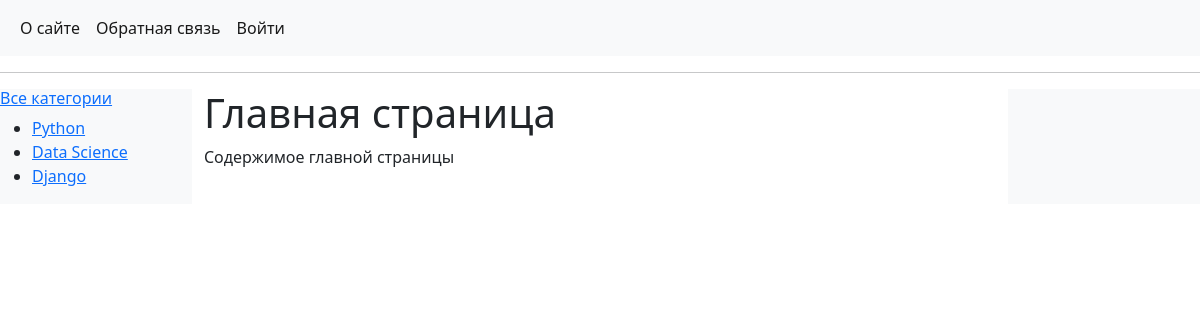
The page / on the database its author committed.
### books/models.py (models this page shows, shortened)
class Category(models.Model):
    name = models.CharField(max_length=100, db_index=True, verbose_name='Категории')
    slug = models.SlugField(max_length=100, unique=True, db_index=True, verbose_name='URL')
    def get_absolute_url(self):
        return reverse('category', kwargs={'cat_id': self.pk})
    class Meta:
        verbose_name = 'Категория'
        verbose_name_plural = 'Категории'
        ordering = ['id']

### books/views.py (the view)
# urls.py: path('', index, name='home'),
def index(request):
    cats = Category.objects.all()
    context = {
        'cats': cats,
        'menu': menu,
        'title': "Главная страница",
    }
    return render(request, 'books/index.html', context=context)

### books/templates/books/index.html
{% extends 'books/base.html' %}
{% block content %}
<h1>{{title}}</h1>
<p>Содержимое главной страницы</p>
{% endblock %}

### books/templates/books/base.html (shortened to what this page needs)
{% load static %}
<!DOCTYPE html>
<html lang="en">
<head>
    <link href="https://cdn.jsdelivr.net/npm/bootstrap@5.2.1/dist/css/bootstrap.min.css" rel="stylesheet"
>
</head>
<body>
<nav class="navbar navbar-expand-lg bg-light">
    <div class="container-fluid">
        <div class="collapse navbar-collapse" id="navbarSupportedContent">
            <ul class="navbar-nav me-auto mb-2 mb-lg-0">
                {% for m in menu %}
                <li class="nav-item">
                    <a class="nav-link active" aria-current="page" href="{% url m.url_name %}">{{m.title}}</a>
                </li>
                {% endfor %}
            </ul>
        </div>
    </div>
</nav>
<hr>
<div class="content-fluid">
    <div class="row">
        <div class="col-md-2" style="background-color: #f8f9fa">
            <h6><a href="{% url 'book_list' %}">Все категории</a></h6>
            <ul>
                {% for c in cats %}
                <li><a href="{{ c.get_absolute_url }}">{{c.name}}</a></li>
                {% endfor %}
            </ul>
        </div>
        <div class="col-md-8">
            {% block content %}
            {% endblock content %}
        </div>
        <div class="col-md-2" style="background-color: #f8f9fa"></div>
    </div>
</div>
</body>
</html>

### rows shown on the page
Category: name "Python"
Category: name "Data Science"
Category: name "Django"

### other values the page prints
{{ m.title }} "О сайте" "Обратная связь" "Войти"
{{ title }} "Главная страница"
